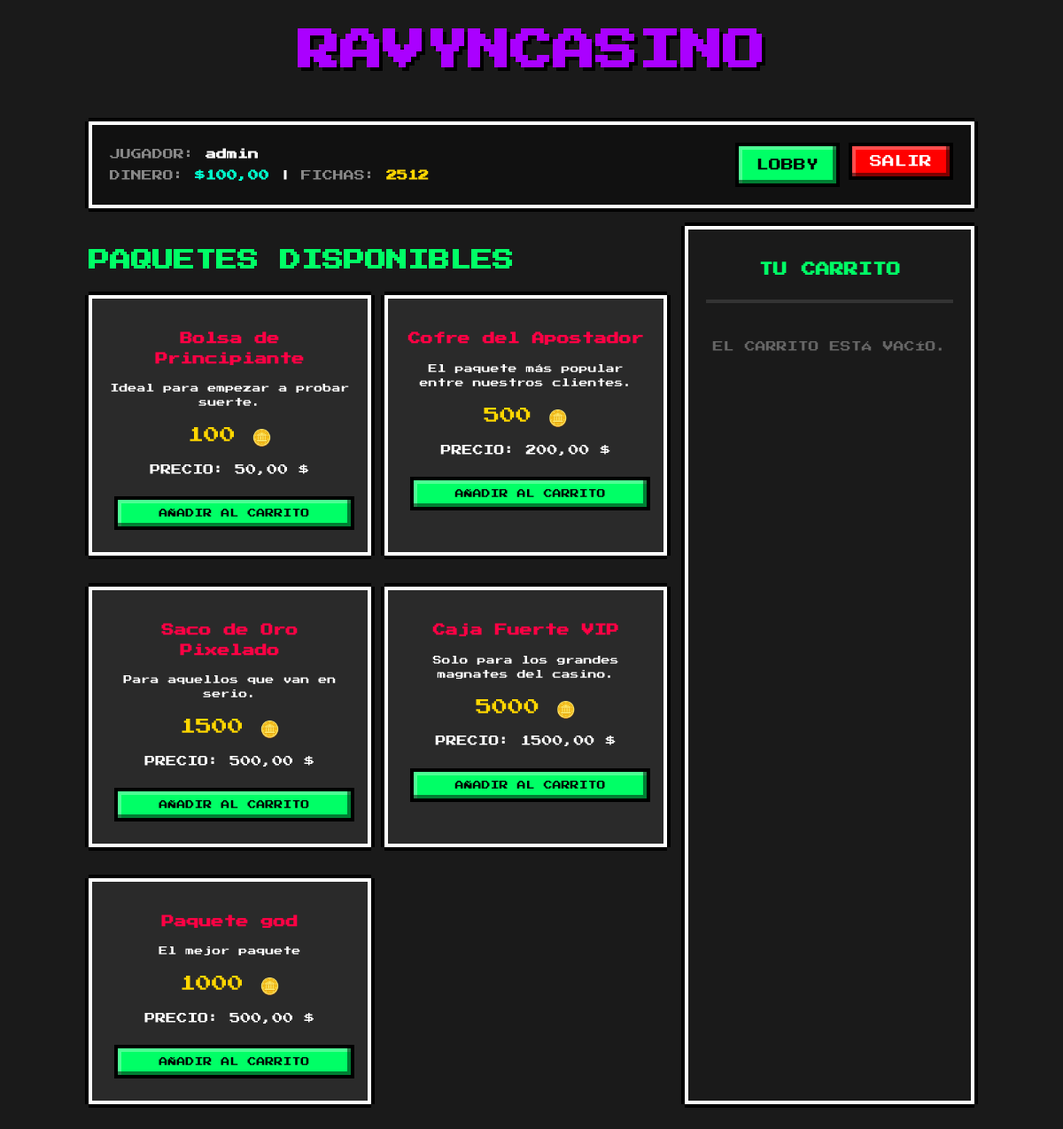
The page /casino/tienda/ (signed in) on the database its author committed.
### casino/models.py (models this page shows, shortened)
class Perfil(models.Model):
    usuario = models.OneToOneField(User, on_delete=models.CASCADE, related_name='perfil')
    dinero_ficticio = models.DecimalField(max_digits=12, decimal_places=2, default=1000.00)
    fichas = models.PositiveIntegerField(default=0)
    ultima_recarga = models.DateTimeField(auto_now_add=True)
    class Meta:
        verbose_name = "Perfil"
        verbose_name_plural = "Perfiles"

class PaqueteFichas(models.Model):
    nombre = models.CharField(max_length=100)
    descripcion = models.TextField(blank=True)
    cantidad_fichas = models.PositiveIntegerField()
    precio_dinero_ficticio = models.DecimalField(max_digits=10, decimal_places=2)
    class Meta:
        verbose_name = "Paquete de Fichas"
        verbose_name_plural = "Paquetes de Fichas"

### casino/views.py (the view)
# urls.py: path('tienda/', TiendaListView.as_view(), name='tienda'),
class TiendaListView(ListView):
    model = PaqueteFichas
    template_name = 'casino/tienda.html'
    context_object_name = 'paquetes'
    def get_context_data(self, **kwargs):
        context = super().get_context_data(**kwargs)
        cart = Cart(self.request)
        context['cart'] = cart
        context['total_price'] = cart.get_total_price()
        return context
    def get(self, request, *args, **kwargs):
        try:
            get_template(self.template_name)
            return super().get(request, *args, **kwargs)
        except TemplateDoesNotExist:
            paquetes = self.get_queryset().values(
                'id', 'nombre', 'descripcion', 'cantidad_fichas', 'precio_dinero_ficticio'
            )
            return JsonResponse({'paquetes': list(paquetes)}, safe=False)

### casino/cart.py (called while the page is built)
    def get_total_price(self):
        return sum(Decimal(item['precio']) * item['cantidad'] for item in self.cart.values())

### templates/casino/tienda.html (shortened to what this page needs)
{% extends "base.html" %}
{% block content %}
<div style="display: grid; grid-template-columns: 2fr 1fr; gap: 20px;">
    <div>
        <h2 style="color: var(--pixel-secondary);">PAQUETES DISPONIBLES</h2>
        <div style="display: grid; grid-template-columns: repeat(auto-fill, minmax(250px, 1fr)); gap: 15px;">
            {% for paquete in paquetes %}
            <div class="pixel-border" style="text-align: center;">
                <h3 style="font-size: 14px; color: var(--pixel-primary);">{{ paquete.nombre }}</h3>
                <p style="font-size: 10px;">{{ paquete.descripcion }}</p>
                <div style="font-size: 18px; margin: 15px 0; color: gold;">
                    {{ paquete.cantidad_fichas }} 🪙
                </div>
                <div style="font-size: 12px; margin-bottom: 15px;">
                    PRECIO: {{ paquete.precio_dinero_ficticio }} $
                </div>
                <form action="{% url 'casino:cart_add' paquete.id %}" method="post">
                    <button type="submit" class="pixel-btn-arcade" style="font-size: 10px; width: 100%; background-color: #00FF66; color: #000 !important; padding: 10px; text-shadow: none;">AÑADIR AL CARRITO</button>
                </form>
            </div>
            {% empty %}
            <p>NO HAY PAQUETES DISPONIBLES EN ESTE MOMENTO.</p>
            {% endfor %}
        </div>
    </div>
    <div class="pixel-border" style="background-color: #1a1a1a;">
        <h2 style="color: var(--pixel-secondary); font-size: 16px; text-align: center;">TU CARRITO</h2>
        <hr style="border: 2px solid #333; margin: 20px 0;">
        {% with cart=request.session.cart %}
        {% if cart %}
            <div style="font-size: 10px;">
                {% for key, item in cart.items %}
                <div style="display: flex; justify-content: space-between; margin-bottom: 10px; border-bottom: 1px solid #444; padding-bottom: 5px;">
                    <span>{{ item.nombre }} (x{{ item.cantidad }})</span>
                    <span>{{ item.precio }} $</span>
                </div>
                {% endfor %}
            </div>
            <div style="margin-top: 30px; text-align: center;">
                <div style="font-size: 14px; margin-bottom: 20px; color: var(--pixel-secondary);">
                    TOTAL: {{ total_price|default:"Cargando..." }} $
                </div>
                <form action="{% url 'casino:procesar_compra' %}" method="post">
                    {% csrf_token %}
                    <button type="submit" class="pixel-btn-arcade" style="width: 100%; background-color: #FFD700; color: #000 !important; text-shadow: none;">
                        COMPRAR AHORA
                    </button>
                </form>
                <p style="font-size: 8px; margin-top: 15px; color: #888;">
                    EL DINERO SE RESTARÁ DE TU SALDO DE DINERO FICTICIO.
                </p>
            </div>
        {% else %}
            <p style="text-align: center; font-size: 12px; color: #666; margin-top: 40px;">
                EL CARRITO ESTÁ VACÍO.
            </p>
        {% endif %}
        {% endwith %}
    </div>
</div>
{% endblock %}

### templates/base.html (shortened to what this page needs)
<!DOCTYPE html>
<html lang="es">
<head>
</head>
<body>
    <div class="container">
        <header class="header">
            <h1 style="color: #AA00FF; text-shadow: 4px 4px #000; font-size: 3em; margin: 0;">RAVYNCASINO</h1>
        </header>
        {% if user.is_authenticated %}
        <div class="nav pixel-border" style="background-color: #111;">
            <div style="line-height: 2;">
                <span style="color: #888;">JUGADOR:</span> <strong style="color: #FFF;">{{ user.username }}</strong><br>
                <span style="color: #888;">DINERO:</span> <strong style="color: #00FFCC;" id="global-dinero-display">${{ user.perfil.dinero_ficticio }}</strong> |
                <span style="color: #888;">FICHAS:</span> <strong style="color: #FFD700;" id="global-fichas-display" data-fichas="{{ user.perfil.fichas }}">{{ user.perfil.fichas }}</strong>
            </div>
            <div style="display: flex; gap: 10px;">
                <a href="{% url 'casino:portada' %}" class="pixel-btn-arcade" style="padding: 10px 20px; font-size: 14px; background-color: #00FF66; color: #000 !important; margin: 0;">LOBBY</a>
                <form action="{% url 'casino:logout' %}" method="post" style="display: inline;">
                    <button type="submit" class="pixel-btn-arcade" style="padding: 10px 20px; font-size: 14px; background-color: #FF0000; margin: 0;">SALIR</button>
                </form>
            </div>
        </div>
        {% endif %}
        <main>
            {% block content %}{% endblock %}
        </main>
    </div>
</body>
</html>

### templates/base.html (style rules this page uses)
:root { --pixel-bg: #1a1a1a; --pixel-text: #ffffff; --pixel-primary: #ff0044; --pixel-secondary: #00ff66; --pixel-border: #ffffff; --pixel-shadow: #000000; }
* { image-rendering: pixelated; box-sizing: border-box; }
body { background-color: var(--pixel-bg); color: var(--pixel-text); font-family: 'Press Start 2P', cursive; margin: 0; padding: 20px; line-height: 1.6; }
.container { max-width: 1000px; margin: 0 auto; }
.pixel-border { border: 4px solid var(--pixel-border); box-shadow: 4px 0 var(--pixel-shadow), -4px 0 var(--pixel-shadow), 0 4px var(--pixel-shadow), 0 -4px var(--pixel-shadow); padding: 20px; background-color: #2a2a2a; margin-bottom: 20px; }
.pixel-btn-arcade { display: inline-block; padding: 15px 20px; color: #FFF !important; text-decoration: none; border: 4px solid #000; cursor: pointer; font-family: 'Press Start 2P', cursive; font-size: 18px; box-shadow: inset -4px -4px rgba(0,0,0,0.5), inset 4px 4px rgba(255,255,255,0.3); margin: 5px; text-align: center; text-transform: uppercase; transition: transform 0.1s; }
.header { text-align: center; margin-bottom: 40px; }
.nav { display: flex; justify-content: space-between; align-items: center; margin-bottom: 20px; font-size: 12px; }

### rows shown on the page
PaqueteFichas: nombre "Bolsa de Principiante", descripcion "Ideal para empezar a probar suerte.", cantidad_fichas "100", precio_dinero_ficticio "50,00"
PaqueteFichas: nombre "Cofre del Apostador", descripcion "El paquete más popular entre nuestros clientes.", cantidad_fichas "500", precio_dinero_ficticio "200,00"
PaqueteFichas: nombre "Saco de Oro Pixelado", descripcion "Para aquellos que van en serio.", cantidad_fichas "1500", precio_dinero_ficticio "500,00"
PaqueteFichas: nombre "Caja Fuerte VIP", descripcion "Solo para los grandes magnates del casino.", cantidad_fichas "5000", precio_dinero_ficticio "1500,00"
PaqueteFichas: nombre "Paquete god", descripcion "El mejor paquete", cantidad_fichas "1000", precio_dinero_ficticio "500,00"

### other values the page prints
{{ user.username }} "admin"
{{ user.perfil.dinero_ficticio }} "100,00"
{{ user.perfil.fichas }} "2512"
